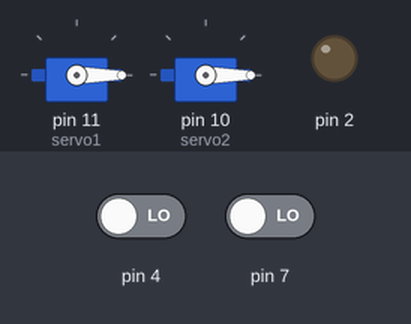
A sketch run on a simulated Arduino Uno, built with avr-gcc and run on an emulated ATmega328P. On the bench: 2 × servo, output pins drawn as LEDs (lit = HIGH). Inputs (shaded band) come from the test bench; at power-on: pin 4 LOW, pin 7 LOW.

Above: at 1.2 s.
1.3 s: pin 4 driven HIGH
At 1.9 s:
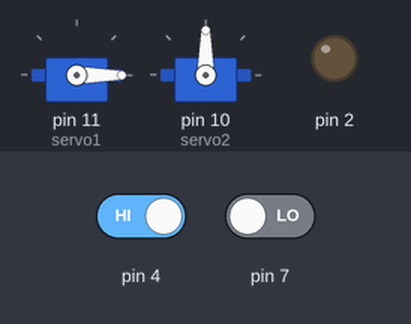
2.8 s: pin 4 driven LOW
At 5.4 s:
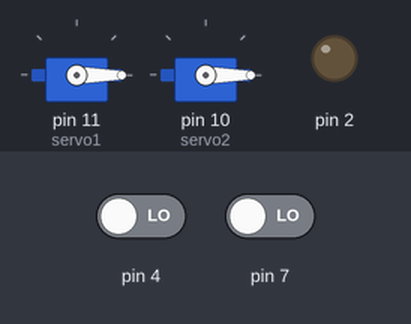
Timing chart, 0 to 6.9 s (numbered marks = the images above; inputs shaded):
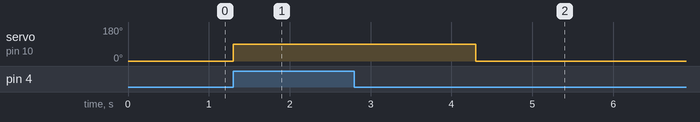

Measured:
- after the input at 1.3 s, servo on pin 10 (servo2): 0° → 90° at once
- after the input at 2.8 s, servo on pin 10 (servo2): 90° → 0° after 1.5 s

The sketch:

car-parking-system.ino
```cpp
/*
  car-parking-system

  Turns the servo motor 90 clockwise for 3 seconds when there is an high
  input from IR sensor and raspberry pi.

  The servo is connected on pins 10, 11 of the arduino board.
  pin 11 is for the entry servo and pin 10 is for the exit servo gate

  The two IR sensors are connected on the pins 7 and 4,
  pin 7 for the entry IR and pin 4 for the exit IR.

  The pin 8 is for the input from the raspberry pi --> detection of car.

*/
#include<Servo.h>
Servo servo1;
Servo servo2;
// the setup function runs once when you press reset or power the board
void setup() {
  // initialize digital pin LED_BUILTIN as an output.
  pinMode(8,INPUT);
  pinMode(7, INPUT);
  pinMode(4, INPUT);
  pinMode(2, OUTPUT);
  pinMode(11, OUTPUT);
  pinMode(10, OUTPUT);
  digitalWrite(8, LOW);
  digitalWrite(7, LOW);
  digitalWrite(11, LOW);
  digitalWrite(10, LOW);
  digitalWrite(4, LOW);
  digitalWrite(2, LOW);
  servo1.attach(11);
  servo2.attach(10);
}

// the loop function runs over and over again forever
void loop() {

  if( (digitalRead(7) == HIGH) && digitalRead(8) == HIGH ) {
    digitalWrite(2, HIGH);
    servo1.write(90);
    delay(3000);
    servo1.write(0);

  }
  if(digitalRead(4) == HIGH) {
    servo2.write(90);
    delay(3000);
    servo2.write(0);
  }
  else {
    digitalWrite(2, LOW);
    servo1.write(0);
    servo2.write(0);
  }
}
```
